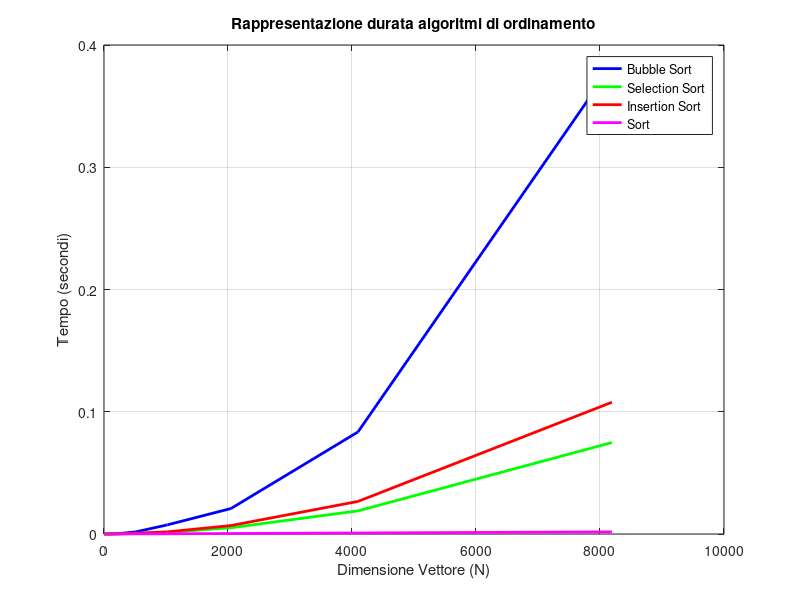

This figure's MATLAB source:
%Dimensioni problema
N = [4, 8, 16, 32, 64, 128, 256, 512, 1024, 2048, 4096, 8192];

%Vettore Colonna 1 
Bubble_Sort = [5.55e-07; 1.044e-06; 2.508e-06; 9.032e-06; 3.0736e-05; 0.000124773; 0.00045111; 0.00171337; 0.00749448; 0.0208328; 0.08346; 0.383303];

%Vettore Colonna 2
Selection_Sort = [2.88e-07; 7.19e-07; 1.232e-06; 3.028e-06; 8.427e-06; 3.0136e-05; 0.000107645; 0.00041739; 0.0012863; 0.00512398; 0.0189155; 0.07482];

%Vettore Colonna 3
Insertion_Sort = [3.43e-07; 8.72e-07; 2.09e-06; 5.519e-06; 1.633e-05; 5.1312e-05; 0.000169225; 0.000649391; 0.00174288; 0.00691728; 0.0266452; 0.107777];

%Vettore Colonna 4
Sort = [9.16e-07; 1.179e-06; 1.793e-06; 5.8e-06; 1.1697e-05; 2.4588e-05; 5.2909e-05; 0.00013542; 0.000184064; 0.000402131; 0.000847543; 0.00174594];

figure(1);
plot(N,Bubble_Sort,'b','LineWidth', 2);
hold on
plot(N,Selection_Sort, 'g', 'LineWidth', 2);
plot(N,Insertion_Sort, 'r','LineWidth', 2);
plot(N, Sort,'m','LineWidth', 2);

grid on;
xlabel('Dimensione Vettore (N)');
ylabel('Tempo (secondi)');
title('Rappresentazione durata algoritmi di ordinamento')
legend('Bubble Sort', 'Selection Sort','Insertion Sort', 'Sort');
